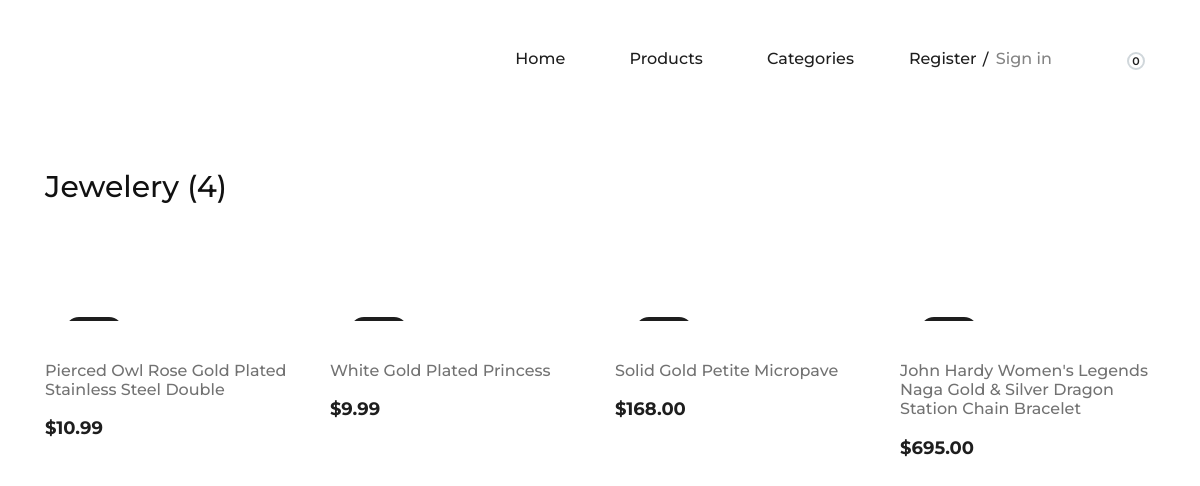
Screenshot of /category-details/jewelery/ with the database file from the repository.
### products/models.py (models this page shows, shortened)
class Category(models.Model):
    title = models.CharField(max_length=250, unique=True)
    slug = models.SlugField(unique=True, max_length=150)
    featured = models.BooleanField(default=False)
    created_date = models.DateTimeField(auto_now_add=True)
    class Meta:
        ordering = ['title']

class Product(models.Model):
    category = models.ForeignKey(Category, related_name='products', on_delete=models.CASCADE)
    title = models.CharField(max_length=250, unique=True)
    slug = models.SlugField(unique=True, max_length=250)
    featured = models.BooleanField(default=False)
    price = models.DecimalField(max_digits=8, decimal_places=2)
    thumbnail = models.URLField()
    description = models.TextField(null=True, blank=True, default='N/A')
    in_stock = models.BooleanField(default=True)
    created_date = models.DateTimeField(auto_now_add=True)
    updated_date = models.DateTimeField(auto_now=True)
    class Meta:
        ordering = ['-id']

### products/views.py (the view)
# urls.py: path('category-details/<str:slug>/', CategoryDetails.as_view(), name='category-details'),
class CategoryDetails(generic.DetailView):
    model = Category
    template_name = 'product/category-details.html'
    slug_url_kwarg = 'slug'
    def get_context_data(self, **kwargs):
        context = super().get_context_data(**kwargs)
        context['products'] = self.get_object().products.all()
        return context

### cart/carts.py (called while the page is built)
    def __len__(self):
        return len(list(self.cart.keys()))

### cart/context_processors.py (called while the page is built)
def cart(request):
    cart = Cart(request)
    if len(list(cart.cart.keys())) <1:
        try:
            del cart.session[cart.coupon_id]
        except:
            ...
    return {"cart": Cart(request)}

### products/context_processors.py (called while the page is built)
def categories(request):
    return {'categories': Category.objects.all()}

### templates/product/category-details.html (shortened to what this page needs)
{% extends '../_base.html' %}
{% load static %}
{% block content %}
    {% if products.count > 0 %}
    <section class="page-add">
        <div class="container">
            <div class="row">
                <div class="col-lg-4">
                    <div class="page-breadcrumb">
                        <h3>{{ category.title|title }} ({{ products.count }})</h3>
                    </div>
                </div>
            </div>
        </div>
    </section>
    {% endif %}
    <section class="categories-page spad">
        <div class="container">
         {% if products.count > 0 %}
            <div class="row">
                {% for product in products %}
                <div class="col-lg-3 col-md-6">
                    <div class="single-product-item">
                      <a href="{% url 'product-details' product.slug %}">
                            <figure>
                            <div class="p-status">new</div>
                        </figure>
                      </a>
                        <div class="product-text">
                            <a href="{% url 'product-details' product.slug %}">
                                <h6>{{ product.title|title }}</h6>
                            </a>
                            <p>${{ product.price }}</p>
                        </div>
                    </div>
                </div>
                {% endfor %}
            </div>
            {% else %}
             {% include '../no-result.html' %}
        {% endif %}
        </div>
    </section>
{% endblock content %}

### static/css/style.css (style rules this page uses)
html, body { height: 100%; font-family: "Montserrat", sans-serif; -webkit-font-smoothing: antialiased; font-smoothing: antialiased; background: none; }
h1, h2, h3, h4, h5, h6 { margin: 0; color: #111111; font-weight: 500; font-family: "Montserrat", sans-serif; }
h3 { font-size: 30px; }
h6 { font-size: 16px; }
p { font-size: 15px; color: #7b7b7b; font-weight: 400; line-height: 1.6; font-family: "Montserrat", sans-serif; margin: 0 0 15px 0; }
.spad { padding-top: 100px; padding-bottom: 100px; }
.single-product-item { margin-bottom: 30px; }
.single-product-item figure { margin-bottom: 40px; position: relative; overflow: hidden; }
.single-product-item figure .p-status { position: absolute; left: 20px; top: 20px; padding: 5px 16px; font-size: 12px; background: #1e1e1e; color: #fff; border-radius: 50px; }
.single-product-item .product-text { text-align: center; }
.single-product-item .product-text h6 { color: #727272; margin-bottom: 15px; }
.single-product-item .product-text p { color: #1e1e1e; font-size: 18px; font-weight: 700; margin-bottom: 0; }
.page-add { padding-top: 31px; margin-bottom: 92px; }
.page-add .page-breadcrumb { padding-top: 34px; }
.categories-page { padding-top: 0; }
.categories-page .single-product-item figure { position: relative; z-index: 1; }
.categories-page .single-product-item figure:after { position: absolute; left: 0; top: 0; height: 100%; width: 100%; background: #000000; content: ""; opacity: 0; -webkit-transition: all 0.3s; transition: all 0.3s; }
.categories-page .single-product-item figure .p-status { z-index: 99; }
.categories-page .single-product-item .product-text { text-align: left; display: block; }
.categories-page .single-product-item .product-text a { display: block; }

### rows the page displays
Category: title "Jewelery"
Product: title "Pierced Owl Rose Gold Plated Stainless Steel Double", price "10.99"
Product: title "White Gold Plated Princess", price "9.99"
Product: title "Solid Gold Petite Micropave", price "168.00"
Product: title "John Hardy Women's Legends Naga Gold & Silver Dragon Station Chain Bracelet", price "695.00"

### other values shown
{{ cart| length }} "0"
{{ products.count }} "4"
